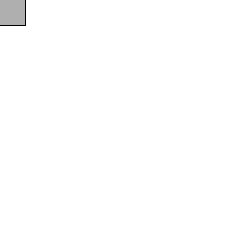
Frame 1 (no input)
Frame 60 (the mouse pressed at the canvas centre just before this capture): identical to frame 1, image omitted
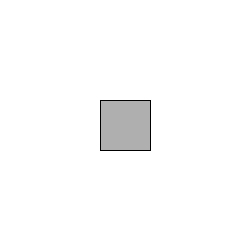
Frame 120 (the mouse held since frame 60 and released just before this capture)

The Processing sketch that drew these frames (run headless with seeded random() and noise(); from frame 60 on, the mouse is pressed at the canvas centre):

// Processing sketch: processing_18744
// ── processing_18744.pde

void setup() {
  size(250,250);
}

void draw() {
 
  background(255);

  // Body
  stroke(0);
  fill(175);
  rectMode(CENTER);
  
  // mouseX is a keyword that the sketch replaces with the horizontal position of the mouse.
  // mouseY is a keyword that the sketch replaces with the vertical position of the mouse.
  rect(mouseX,mouseY,50,50);   
}
